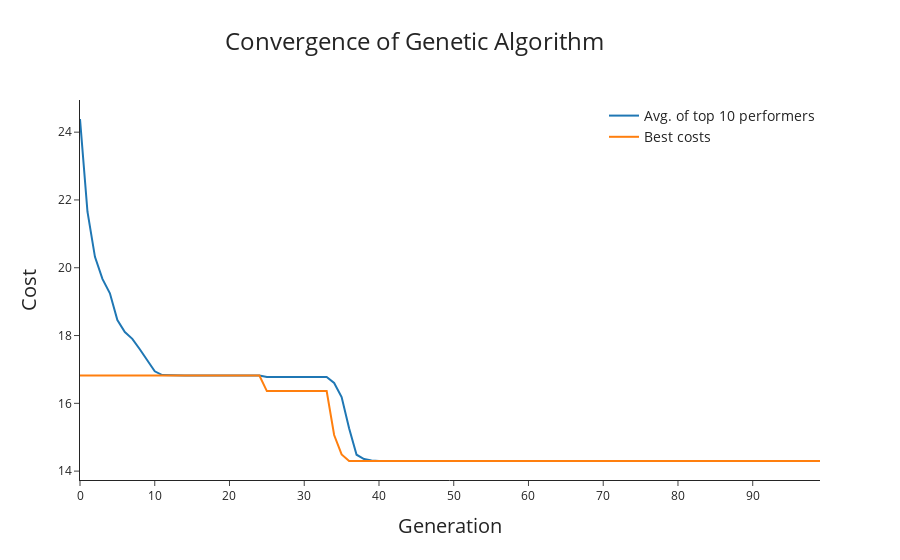

The notebook cell this image was saved under:
### Code cell
# Plot the genetic algorithm convergence plot
HS.plot_optimization_results()
